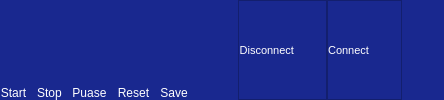
              <widget class="QFrame" name="body_footer">
               <property name="minimumSize">
                <size>
                 <width>60</width>
                 <height>0</height>
                </size>
               </property>
               <property name="styleSheet">
                <string notr="true">QFrame{
	background-color: #19288f;
}

QPushButton{
	color:#fff;
	padding:0;
	margin:0;
	background-color: #19288f;
	border-top-left-radius:0px;
	border-bottom-left-radius:0px;
}

QPushButton:hover{
	background-color: #598eff
}</string>
               </property>
               <property name="frameShape">
                <enum>QFrame::NoFrame</enum>
               </property>
               <property name="frameShadow">
                <enum>QFrame::Plain</enum>
               </property>
               <property name="lineWidth">
                <number>0</number>
               </property>
               <layout class="QHBoxLayout" name="horizontalLayout_4">
                <property name="spacing">
                 <number>10</number>
                </property>
                <property name="leftMargin">
                 <number>0</number>
                </property>
                <property name="topMargin">
                 <number>0</number>
                </property>
                <property name="rightMargin">
                 <number>0</number>
                </property>
                <property name="bottomMargin">
                 <number>0</number>
                </property>
                <item alignment="Qt::AlignBottom">
                 <widget class="QWidget" name="data_control_panel" native="true">
                  <layout class="QHBoxLayout" name="horizontalLayout_5">
                   <property name="spacing">
                    <number>10</number>
                   </property>
                   <property name="leftMargin">
                    <number>0</number>
                   </property>
                   <property name="topMargin">
                    <number>0</number>
                   </property>
                   <property name="rightMargin">
                    <number>0</number>
                   </property>
                   <property name="bottomMargin">
                    <number>0</number>
                   </property>
                   <item>
                    <widget class="QPushButton" name="start_button">
                     <property name="text">
                      <string>Start</string>
                     </property>
                     <property name="icon">
                      <iconset resource="resources.qrc">
                       <normaloff>:/icons/icons/play.svg</normaloff>:/icons/icons/play.svg</iconset>
                     </property>
                     <property name="iconSize">
                      <size>
                       <width>20</width>
                       <height>20</height>
                      </size>
                     </property>
                    </widget>
                   </item>
                   <item>
                    <widget class="QPushButton" name="pushButton">
                     <property name="text">
                      <string>Stop</string>
                     </property>
                     <property name="icon">
                      <iconset resource="resources.qrc">
                       <normaloff>:/icons/icons/square.svg</normaloff>:/icons/icons/square.svg</iconset>
                     </property>
                     <property name="iconSize">
                      <size>
                       <width>20</width>
                       <height>20</height>
                      </size>
                     </property>
                    </widget>
                   </item>
                   <item>
                    <widget class="QPushButton" name="puase_button">
                     <property name="text">
                      <string>Puase</string>
                     </property>
                     <property name="icon">
                      <iconset resource="resources.qrc">
                       <normaloff>:/icons/icons/pause.svg</normaloff>:/icons/icons/pause.svg</iconset>
                     </property>
                     <property name="iconSize">
                      <size>
                       <width>20</width>
                       <height>20</height>
                      </size>
                     </property>
                    </widget>
                   </item>
                   <item>
                    <widget class="QPushButton" name="reset_button">
                     <property name="text">
                      <string>Reset</string>
                     </property>
                     <property name="icon">
                      <iconset resource="resources.qrc">
                       <normaloff>:/icons/icons/refresh-ccw.svg</normaloff>:/icons/icons/refresh-ccw.svg</iconset>
                     </property>
                     <property name="iconSize">
                      <size>
                       <width>20</width>
                       <height>20</height>
                      </size>
                     </property>
                    </widget>
                   </item>
                   <item>
                    <widget class="QPushButton" name="save_button">
                     <property name="text">
                      <string>Save</string>
                     </property>
                     <property name="icon">
                      <iconset resource="resources.qrc">
                       <normaloff>:/icons/icons/save.svg</normaloff>:/icons/icons/save.svg</iconset>
                     </property>
                     <property name="iconSize">
                      <size>
                       <width>20</width>
                       <height>20</height>
                      </size>
                     </property>
                    </widget>
                   </item>
                  </layout>
                 </widget>
                </item>
                <item>
                 <spacer name="horizontalSpacer_2">
                  <property name="orientation">
                   <enum>Qt::Horizontal</enum>
                  </property>
                  <property name="sizeHint" stdset="0">
                   <size>
                    <width>40</width>
                    <height>20</height>
                   </size>
                  </property>
                 </spacer>
                </item>
                <item>
                 <widget class="QFrame" name="connection_control_panel">
                  <property name="styleSheet">
                   <string notr="true">QLabel{
	text-align:center;
	color: #fff;
}
</string>
                  </property>
                  <property name="frameShape">
                   <enum>QFrame::NoFrame</enum>
                  </property>
                  <property name="frameShadow">
                   <enum>QFrame::Plain</enum>
                  </property>
                  <layout class="QHBoxLayout" name="horizontalLayout_6">
                   <property name="spacing">
                    <number>0</number>
                   </property>
                   <property name="leftMargin">
                    <number>0</number>
                   </property>
                   <property name="topMargin">
                    <number>0</number>
                   </property>
                   <property name="rightMargin">
                    <number>0</number>
                   </property>
                   <property name="bottomMargin">
                    <number>0</number>
                   </property>
                   <item>
                    <widget class="QFrame" name="disconnect_frame">
                     <property name="frameShape">
                      <enum>QFrame::StyledPanel</enum>
                     </property>
                     <property name="frameShadow">
                      <enum>QFrame::Raised</enum>
                     </property>
                     <layout class="QHBoxLayout" name="horizontalLayout_15">
                      <property name="spacing">
                       <number>0</number>
                      </property>
                      <property name="leftMargin">
                       <number>0</number>
                      </property>
                      <property name="topMargin">
                       <number>0</number>
                      </property>
                      <property name="rightMargin">
                       <number>0</number>
                      </property>
                      <property name="bottomMargin">
                       <number>0</number>
                      </property>
                      <item>
                       <widget class="QLabel" name="disconnect_label">
                        <property name="font">
                         <font>
                          <pointsize>8</pointsize>
                          <weight>50</weight>
                          <bold>false</bold>
                         </font>
                        </property>
                        <property name="text">
                         <string>Disconnect</string>
                        </property>
                        <property name="alignment">
                         <set>Qt::AlignRight|Qt::AlignTrailing|Qt::AlignVCenter</set>
                        </property>
                       </widget>
                      </item>
                      <item>
                       <widget class="QPushButton" name="COM_disconnect_button">
                        <property name="cursor">
                         <cursorShape>ClosedHandCursor</cursorShape>
                        </property>
                        <property name="text">
                         <string/>
                        </property>
                        <property name="icon">
                         <iconset resource="resources.qrc">
                          <normaloff>:/icons/icons/toggle-right.svg</normaloff>:/icons/icons/toggle-right.svg</iconset>
                        </property>
                        <property name="iconSize">
                         <size>
                          <width>20</width>
                          <height>20</height>
                         </size>
                        </property>
                       </widget>
                      </item>
                     </layout>
                    </widget>
                   </item>
                   <item>
                    <widget class="QFrame" name="connect_frame">
                     <property name="frameShape">
                      <enum>QFrame::StyledPanel</enum>
                     </property>
                     <property name="frameShadow">
                      <enum>QFrame::Raised</enum>
                     </property>
                     <layout class="QHBoxLayout" name="horizontalLayout_14">
                      <property name="spacing">
                       <number>0</number>
                      </property>
                      <property name="leftMargin">
                       <number>0</number>
                      </property>
                      <property name="topMargin">
                       <number>0</number>
                      </property>
                      <property name="rightMargin">
                       <number>0</number>
                      </property>
                      <property name="bottomMargin">
                       <number>0</number>
                      </property>
                      <item>
                       <widget class="QLabel" name="connect_label">
                        <property name="font">
                         <font>
                          <pointsize>8</pointsize>
                          <weight>50</weight>
                          <bold>false</bold>
                         </font>
                        </property>
                        <property name="text">
                         <string>Connect</string>
                        </property>
                        <property name="alignment">
                         <set>Qt::AlignRight|Qt::AlignTrailing|Qt::AlignVCenter</set>
                        </property>
                       </widget>
                      </item>
                      <item>
                       <widget class="QPushButton" name="COM_connect_button">
                        <property name="cursor">
                         <cursorShape>ClosedHandCursor</cursorShape>
                        </property>
                        <property name="text">
                         <string/>
                        </property>
                        <property name="icon">
                         <iconset resource="resources.qrc">
                          <normaloff>:/icons/icons/toggle-left.svg</normaloff>:/icons/icons/toggle-left.svg</iconset>
                        </property>
                        <property name="iconSize">
                         <size>
                          <width>20</width>
                          <height>20</height>
                         </size>
                        </property>
                       </widget>
                      </item>
                     </layout>
                    </widget>
                   </item>
                  </layout>
                 </widget>
                </item>
                <item alignment="Qt::AlignRight|Qt::AlignBottom">
                 <widget class="QPushButton" name="size_grip_button">
                  <property name="text">
                   <string/>
                  </property>
                  <property name="icon">
                   <iconset resource="resources.qrc">
                    <normaloff>:/icons/icons/resize-right.svg</normaloff>:/icons/icons/resize-right.svg</iconset>
                  </property>
                  <property name="iconSize">
                   <size>
                    <width>8</width>
                    <height>8</height>
                   </size>
                  </property>
                 </widget>
                </item>
               </layout>
              </widget>
